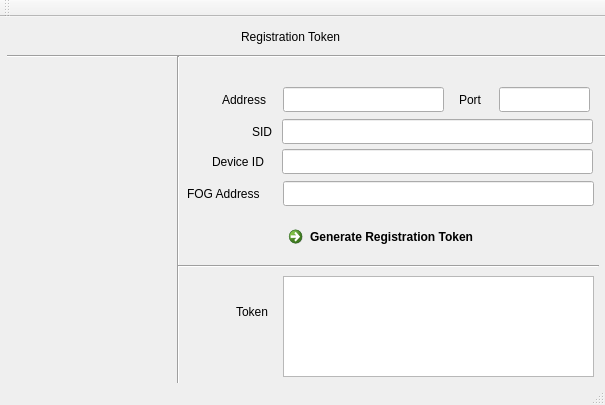
<?xml version="1.0" encoding="UTF-8"?>
<ui version="4.0">
 <class>MainWindow</class>
 <widget class="QMainWindow" name="MainWindow">
  <property name="geometry">
   <rect>
    <x>0</x>
    <y>0</y>
    <width>605</width>
    <height>405</height>
   </rect>
  </property>
  <property name="windowTitle">
   <string>MainWindow</string>
  </property>
  <widget class="QWidget" name="centralWidget">
   <widget class="QLabel" name="label">
    <property name="geometry">
     <rect>
      <x>241</x>
      <y>11</y>
      <width>131</width>
      <height>17</height>
     </rect>
    </property>
    <property name="text">
     <string>Registration Token</string>
    </property>
   </widget>
   <widget class="Line" name="line">
    <property name="geometry">
     <rect>
      <x>7</x>
      <y>29</y>
      <width>611</width>
      <height>20</height>
     </rect>
    </property>
    <property name="orientation">
     <enum>Qt::Horizontal</enum>
    </property>
   </widget>
   <widget class="Line" name="line_2">
    <property name="geometry">
     <rect>
      <x>168</x>
      <y>39</y>
      <width>20</width>
      <height>511</height>
     </rect>
    </property>
    <property name="orientation">
     <enum>Qt::Vertical</enum>
    </property>
   </widget>
   <widget class="QLabel" name="labelPicture">
    <property name="geometry">
     <rect>
      <x>26</x>
      <y>111</y>
      <width>131</width>
      <height>181</height>
     </rect>
    </property>
    <property name="text">
     <string/>
    </property>
   </widget>
   <widget class="QLabel" name="label_3">
    <property name="geometry">
     <rect>
      <x>222</x>
      <y>74</y>
      <width>61</width>
      <height>17</height>
     </rect>
    </property>
    <property name="text">
     <string>Address</string>
    </property>
   </widget>
   <widget class="QLineEdit" name="lineEdit">
    <property name="geometry">
     <rect>
      <x>283</x>
      <y>70</y>
      <width>161</width>
      <height>25</height>
     </rect>
    </property>
   </widget>
   <widget class="QCommandLinkButton" name="commandLinkButton">
    <property name="geometry">
     <rect>
      <x>281</x>
      <y>202</y>
      <width>311</width>
      <height>31</height>
     </rect>
    </property>
    <property name="text">
     <string>Generate Registration Token</string>
    </property>
   </widget>
   <widget class="Line" name="line_3">
    <property name="geometry">
     <rect>
      <x>178</x>
      <y>239</y>
      <width>421</width>
      <height>20</height>
     </rect>
    </property>
    <property name="orientation">
     <enum>Qt::Horizontal</enum>
    </property>
   </widget>
   <widget class="QLabel" name="label_5">
    <property name="geometry">
     <rect>
      <x>236</x>
      <y>286</y>
      <width>51</width>
      <height>17</height>
     </rect>
    </property>
    <property name="text">
     <string>Token</string>
    </property>
   </widget>
   <widget class="QTextEdit" name="textEdit">
    <property name="geometry">
     <rect>
      <x>283</x>
      <y>259</y>
      <width>311</width>
      <height>101</height>
     </rect>
    </property>
   </widget>
   <widget class="QLabel" name="label_4">
    <property name="geometry">
     <rect>
      <x>252</x>
      <y>106</y>
      <width>31</width>
      <height>17</height>
     </rect>
    </property>
    <property name="text">
     <string>SID</string>
    </property>
   </widget>
   <widget class="QLineEdit" name="lineEdit_2">
    <property name="geometry">
     <rect>
      <x>282</x>
      <y>102</y>
      <width>311</width>
      <height>25</height>
     </rect>
    </property>
   </widget>
   <widget class="QLabel" name="label_7">
    <property name="geometry">
     <rect>
      <x>212</x>
      <y>135</y>
      <width>71</width>
      <height>20</height>
     </rect>
    </property>
    <property name="text">
     <string>Device ID</string>
    </property>
   </widget>
   <widget class="QLineEdit" name="lineEdit_4">
    <property name="geometry">
     <rect>
      <x>282</x>
      <y>132</y>
      <width>311</width>
      <height>25</height>
     </rect>
    </property>
   </widget>
   <widget class="QLineEdit" name="lineEdit_5">
    <property name="geometry">
     <rect>
      <x>283</x>
      <y>164</y>
      <width>311</width>
      <height>25</height>
     </rect>
    </property>
   </widget>
   <widget class="QLabel" name="label_10">
    <property name="geometry">
     <rect>
      <x>187</x>
      <y>167</y>
      <width>111</width>
      <height>20</height>
     </rect>
    </property>
    <property name="text">
     <string>FOG Address</string>
    </property>
   </widget>
   <widget class="QLabel" name="label_11">
    <property name="geometry">
     <rect>
      <x>459</x>
      <y>74</y>
      <width>61</width>
      <height>17</height>
     </rect>
    </property>
    <property name="text">
     <string>Port</string>
    </property>
   </widget>
   <widget class="QLineEdit" name="lineEdit_6">
    <property name="geometry">
     <rect>
      <x>499</x>
      <y>70</y>
      <width>91</width>
      <height>25</height>
     </rect>
    </property>
   </widget>
  </widget>
  <widget class="QToolBar" name="mainToolBar">
   <attribute name="toolBarArea">
    <enum>TopToolBarArea</enum>
   </attribute>
   <attribute name="toolBarBreak">
    <bool>false</bool>
   </attribute>
  </widget>
  <widget class="QStatusBar" name="statusBar"/>
 </widget>
 <layoutdefault spacing="6" margin="11"/>
 <resources/>
 <connections/>
</ui>
